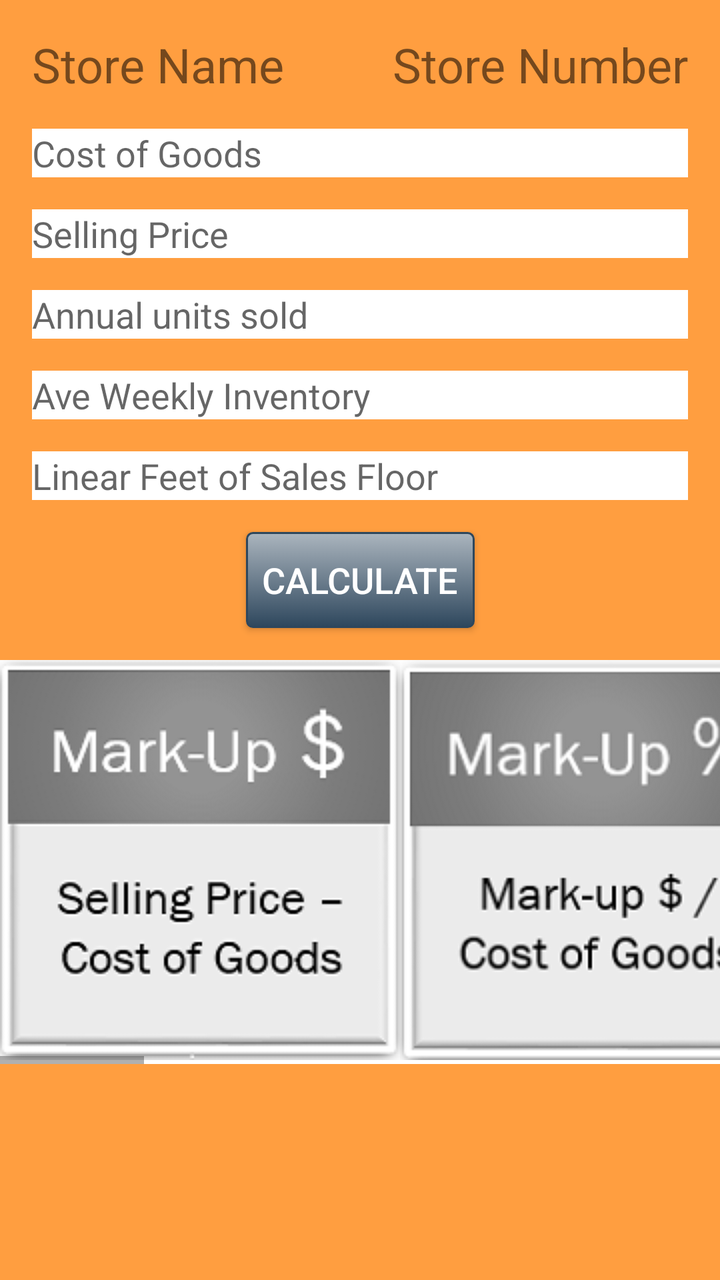
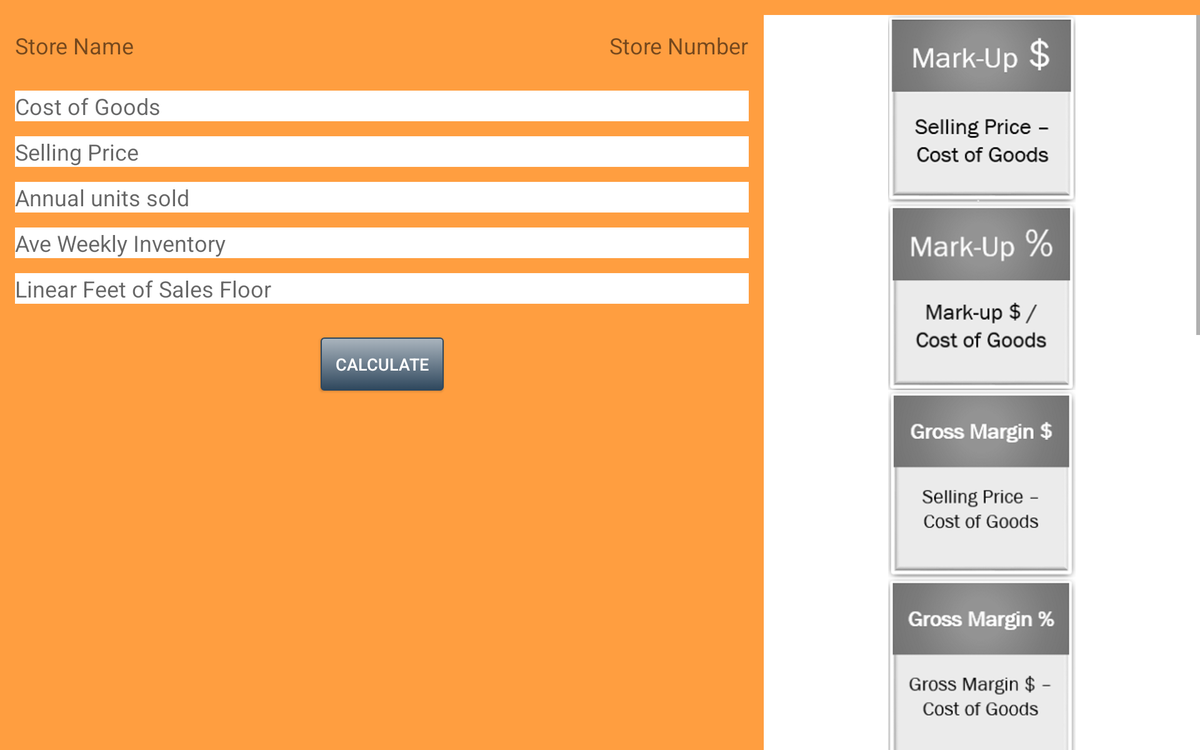

The same Android screen from two of the app's own layout files: first res/layout/ as a phone draws it, then the repository's variant for another configuration, drawn on a device whose configuration selects that folder. Both files follow.
<!-- AndroidManifest.xml: application theme AppTheme -->
<!-- res/layout/activity_store_data.xml -->
<?xml version="1.0" encoding="utf-8"?>
<android.support.constraint.ConstraintLayout xmlns:android="http://schemas.android.com/apk/res/android"
    xmlns:app="http://schemas.android.com/apk/res-auto"
    xmlns:tools="http://schemas.android.com/tools"
    android:id="@+id/storeDetailsConstraintLayout"
    android:layout_width="match_parent"
    android:layout_height="match_parent"
    android:background="@color/secondColorLight"
    tools:context="com.example.julieannmoore.retailprofitcalculator.StoreDataActivity">

    <TextView
        android:id="@+id/storeNameTextView2"
        android:layout_width="0dp"
        android:layout_height="wrap_content"
        android:layout_marginEnd="8dp"
        android:layout_marginLeft="16dp"
        android:layout_marginRight="8dp"
        android:layout_marginStart="16dp"
        android:layout_marginTop="16dp"
        android:text="@string/store_name"
        android:textSize="24sp"
        app:layout_constraintEnd_toStartOf="@+id/storeNumberTextView2"
        app:layout_constraintStart_toStartOf="parent"
        app:layout_constraintTop_toTopOf="parent" />

    <TextView
        android:id="@+id/storeNumberTextView2"
        android:layout_width="0dp"
        android:layout_height="wrap_content"
        android:layout_marginEnd="16dp"
        android:layout_marginRight="16dp"
        android:layout_marginTop="16dp"
        android:text="@string/store_number"
        android:textSize="24sp"
        app:layout_constraintEnd_toEndOf="parent"
        app:layout_constraintTop_toTopOf="parent" />


    <EditText
        android:id="@+id/costOfGoodsEditText"
        android:layout_width="0dp"
        android:layout_height="wrap_content"
        android:layout_marginStart="16dp"
        android:layout_marginLeft="16dp"
        android:layout_marginEnd="16dp"
        android:layout_marginRight="16dp"
        android:layout_marginTop="16dp"
        android:background="#FFFFFF"
        android:hint="@string/cost_of_goods"
        android:textSize="18sp"
        app:layout_constraintStart_toStartOf="parent"
        app:layout_constraintEnd_toEndOf="parent"
        app:layout_constraintTop_toBottomOf="@id/storeNameTextView2" />

    <EditText
        android:id="@+id/sellingPriceEditText"
        android:layout_width="0dp"
        android:layout_height="wrap_content"
        android:layout_marginStart="16dp"
        android:layout_marginLeft="16dp"
        android:layout_marginEnd="16dp"
        android:layout_marginRight="16dp"
        android:layout_marginTop="16dp"
        android:background="#FFFFFF"
        android:hint="@string/selling_price"
        android:textSize="18sp"
        app:layout_constraintStart_toStartOf="parent"
        app:layout_constraintEnd_toEndOf="parent"
        app:layout_constraintTop_toBottomOf="@id/costOfGoodsEditText" />

    <EditText
        android:id="@+id/annualUnitsSoldEditText"
        android:layout_width="0dp"
        android:layout_height="wrap_content"
        android:layout_marginStart="16dp"
        android:layout_marginLeft="16dp"
        android:layout_marginEnd="16dp"
        android:layout_marginRight="16dp"
        android:layout_marginTop="16dp"
        android:background="#FFFFFF"
        android:hint="@string/annual_units_sold"
        android:textSize="18sp"
        app:layout_constraintStart_toStartOf="parent"
        app:layout_constraintEnd_toEndOf="parent"
        app:layout_constraintTop_toBottomOf="@id/sellingPriceEditText" />

    <EditText
        android:id="@+id/aveWeeklyInventoryEditText"
        android:layout_width="0dp"
        android:layout_height="wrap_content"
        android:layout_marginStart="16dp"
        android:layout_marginLeft="16dp"
        android:layout_marginEnd="16dp"
        android:layout_marginRight="16dp"
        android:layout_marginTop="16dp"
        android:background="#FFFFFF"
        android:hint="@string/ave_weekly_inventory"
        android:textSize="18sp"
        app:layout_constraintStart_toStartOf="parent"
        app:layout_constraintEnd_toEndOf="parent"
        app:layout_constraintTop_toBottomOf="@id/annualUnitsSoldEditText" />

    <EditText
        android:id="@+id/linearFtEditText"
        android:layout_width="0dp"
        android:layout_height="wrap_content"
        android:layout_marginStart="16dp"
        android:layout_marginLeft="16dp"
        android:layout_marginEnd="16dp"
        android:layout_marginRight="16dp"
        android:layout_marginTop="16dp"
        android:background="#FFFFFF"
        android:hint="@string/linear_ft_sales_floor"
        android:textSize="18sp"
        app:layout_constraintEnd_toEndOf="parent"
        app:layout_constraintStart_toStartOf="parent"
        app:layout_constraintTop_toBottomOf="@id/aveWeeklyInventoryEditText" />

    <Button
        android:id="@+id/calculateButton"
        android:layout_width="wrap_content"
        android:layout_height="wrap_content"
        android:layout_marginTop="16dp"
        android:background="@drawable/gray_button"
        android:padding="8dp"
        android:text="@string/calculate"
        android:textColor="#FFFFFF"
        android:textSize="18dp"
        app:layout_constraintEnd_toEndOf="parent"
        app:layout_constraintStart_toStartOf="parent"
        app:layout_constraintTop_toBottomOf="@id/linearFtEditText" />

    <HorizontalScrollView
        android:id="@+id/horizontalScrollView"
        android:layout_width="match_parent"
        android:layout_height="wrap_content"
        android:layout_marginTop="16dp"
        android:background="#FFFFFF"
        app:layout_constraintTop_toBottomOf="@id/calculateButton">

        <LinearLayout
            android:layout_width="match_parent"
            android:layout_height="wrap_content"
            android:orientation="horizontal">

            <ImageView
                android:id="@+id/markUpDollarsImageView"
                android:layout_width="wrap_content"
                android:layout_height="wrap_content"
                android:contentDescription="@string/mark_up_dollars"
                android:src="@drawable/mark_up_dollars" />

            <ImageView
                android:id="@+id/markUpPercentageImageView"
                android:layout_width="wrap_content"
                android:layout_height="wrap_content"
                android:contentDescription="@string/mark_up_percent"
                android:src="@drawable/mark_up_percentage" />

            <ImageView
                android:id="@+id/gmDollarsImageView"
                android:layout_width="wrap_content"
                android:layout_height="wrap_content"
                android:contentDescription="@string/gm_dollars"
                android:src="@drawable/gm_dollars" />

            <ImageView
                android:id="@+id/gmPercentageImageView"
                android:layout_width="wrap_content"
                android:layout_height="wrap_content"
                android:contentDescription="@string/gm_percent"
                android:src="@drawable/gm_percentage" />

            <ImageView
                android:id="@+id/inventoryTurnImageView"
                android:layout_width="wrap_content"
                android:layout_height="wrap_content"
                android:contentDescription="@string/inventory_turnover"
                android:src="@drawable/inventory_turn" />

            <ImageView
                android:id="@+id/weeksSupplyImageView"
                android:layout_width="wrap_content"
                android:layout_height="wrap_content"
                android:contentDescription="@string/weeks_supply_of_inventory"
                android:src="@drawable/weeks_supply" />

            <ImageView
                android:id="@+id/gmroiImageView"
                android:layout_width="wrap_content"
                android:layout_height="wrap_content"
                android:contentDescription="@string/gmroi"
                android:src="@drawable/gmroi" />

            <ImageView
                android:id="@+id/salesPerFtImageView"
                android:layout_width="wrap_content"
                android:layout_height="wrap_content"
                android:contentDescription="@string/sales_per_feet"
                android:src="@drawable/sales_per_feet" />

            <ImageView
                android:id="@+id/gmPerFtImageView"
                android:layout_width="wrap_content"
                android:layout_height="wrap_content"
                android:contentDescription="@string/gm_linear_feet"
                android:src="@drawable/gm_per_linear_ft" />
        </LinearLayout>


    </HorizontalScrollView>

</android.support.constraint.ConstraintLayout>
<!-- resources referenced by this layout -->
<resources>
  <color name="secondColorLight">#FF9E40</color>
  <!-- drawable gm_dollars: png bitmap (drawable, 15984 bytes) -->
  <!-- drawable gm_per_linear_ft: png bitmap (drawable, 18362 bytes) -->
  <!-- drawable gm_percentage: png bitmap (drawable, 16658 bytes) -->
  <!-- drawable gmroi: png bitmap (drawable, 15907 bytes) -->
  <!-- drawable gray_button (drawable) -->
  <?xml version="1.0" encoding="utf-8"?>
  <selector xmlns:android="http://schemas.android.com/apk/res/android">
      <item android:state_pressed="true" >
          <shape android:shape="rectangle"  >
              <corners android:radius="3dip" />
              <stroke android:width="1dip" android:color="#2E475D" />
              <gradient android:angle="-90" android:startColor="#c0c7ce" android:endColor="#121c25"  />
          </shape>
      </item>
      <item android:state_focused="true">
          <shape android:shape="rectangle"  >
              <corners android:radius="3dip" />
              <stroke android:width="1dip" android:color="#81909d" />
              <solid android:color="#58857e"/>
          </shape>
      </item>
      <item >
          <shape android:shape="rectangle"  >
              <corners android:radius="3dip" />
              <stroke android:width="1dip" android:color="#2E475D" />
              <gradient android:angle="-90" android:startColor="#abb5be" android:endColor="#2E475D" />
          </shape>
      </item>
  </selector>
  <!-- drawable inventory_turn: png bitmap (drawable, 10450 bytes) -->
  <!-- drawable mark_up_dollars: png bitmap (drawable, 14990 bytes) -->
  <!-- drawable mark_up_percentage: png bitmap (drawable, 16877 bytes) -->
  <!-- drawable sales_per_feet: png bitmap (drawable, 17468 bytes) -->
  <!-- drawable weeks_supply: png bitmap (drawable, 17362 bytes) -->
  <string name="annual_units_sold">Annual units sold</string>
  <string name="ave_weekly_inventory">Ave Weekly Inventory</string>
  <string name="calculate">Calculate</string>
  <string name="cost_of_goods">Cost of Goods</string>
  <string name="gm_dollars">Gross Margin $</string>
  <string name="gm_linear_feet">Gross Margin $ Per Linear Feet</string>
  <string name="gm_percent">Gross Margin %</string>
  <string name="gmroi">GMROI</string>
  <string name="inventory_turnover">Inventory Turnover</string>
  <string name="linear_ft_sales_floor">Linear Feet of Sales Floor</string>
  <string name="mark_up_dollars">Mark-Up $</string>
  <string name="mark_up_percent">Mark-Up %</string>
  <string name="sales_per_feet">Sales Per Linear Feet</string>
  <string name="selling_price">Selling Price</string>
  <string name="store_name">Store Name</string>
  <string name="store_number">Store Number</string>
  <string name="weeks_supply_of_inventory">Weeks Supply of Inventory</string>
  <style name="AppTheme" parent="Theme.AppCompat.Light.DarkActionBar">
      
          <item name="colorPrimary">@color/colorPrimary</item>
          <item name="colorPrimaryDark">@color/colorPrimaryDark</item>
          <item name="colorAccent">@color/colorAccent</item>
      </style>
  <color name="colorPrimary">#7F7F7F</color>
  <color name="colorPrimaryDark">#414141</color>
  <color name="colorAccent">#FF6D00</color>
</resources>
<!-- res/layout-xlarge/activity_store_data.xml (the repository's variant of the layout above) -->
<!-- drawn on a large tablet held sideways -->
<?xml version="1.0" encoding="utf-8"?>
<LinearLayout xmlns:android="http://schemas.android.com/apk/res/android"
    xmlns:app="http://schemas.android.com/apk/res-auto"
    xmlns:tools="http://schemas.android.com/tools"
    android:id="@+id/storeDetailsHorizontalLayout"
    android:layout_width="match_parent"
    android:layout_height="match_parent"
    android:background="@color/secondColorLight"
    tools:context="com.example.julieannmoore.retailprofitcalculator.StoreDataActivity">

    <android.support.constraint.ConstraintLayout
        android:layout_width="match_parent"
        android:layout_height="match_parent"
        android:layout_weight="1"
        android:background="@color/secondColorLight">

        <TextView
            android:id="@+id/storeNameTextView2"
            android:layout_width="0dp"
            android:layout_height="wrap_content"
            android:layout_marginEnd="8dp"
            android:layout_marginLeft="16dp"
            android:layout_marginRight="8dp"
            android:layout_marginStart="16dp"
            android:layout_marginTop="32dp"
            android:text="@string/store_name"
            android:textSize="24sp"
            app:layout_constraintEnd_toStartOf="@+id/storeNumberTextView2"
            app:layout_constraintStart_toStartOf="parent"
            app:layout_constraintTop_toTopOf="parent" />

        <TextView
            android:id="@+id/storeNumberTextView2"
            android:layout_width="0dp"
            android:layout_height="wrap_content"
            android:layout_marginEnd="16dp"
            android:layout_marginRight="16dp"
            android:layout_marginTop="32dp"
            android:text="@string/store_number"
            android:textSize="24sp"
            app:layout_constraintEnd_toEndOf="parent"
            app:layout_constraintTop_toTopOf="parent" />


        <EditText
            android:id="@+id/costOfGoodsEditText"
            android:layout_width="0dp"
            android:layout_height="wrap_content"
            android:layout_marginEnd="16dp"
            android:layout_marginLeft="16dp"
            android:layout_marginRight="16dp"
            android:layout_marginStart="16dp"
            android:layout_marginTop="32dp"
            android:background="#FFFFFF"
            android:hint="@string/cost_of_goods"
            android:textSize="24sp"
            app:layout_constraintEnd_toEndOf="parent"
            app:layout_constraintStart_toStartOf="parent"
            app:layout_constraintTop_toBottomOf="@id/storeNameTextView2" />

        <EditText
            android:id="@+id/sellingPriceEditText"
            android:layout_width="0dp"
            android:layout_height="wrap_content"
            android:layout_marginEnd="16dp"
            android:layout_marginLeft="16dp"
            android:layout_marginRight="16dp"
            android:layout_marginStart="16dp"
            android:layout_marginTop="16dp"
            android:background="#FFFFFF"
            android:hint="@string/selling_price"
            android:textSize="24sp"
            app:layout_constraintEnd_toEndOf="parent"
            app:layout_constraintStart_toStartOf="parent"
            app:layout_constraintTop_toBottomOf="@id/costOfGoodsEditText" />

        <EditText
            android:id="@+id/annualUnitsSoldEditText"
            android:layout_width="0dp"
            android:layout_height="wrap_content"
            android:layout_marginEnd="16dp"
            android:layout_marginLeft="16dp"
            android:layout_marginRight="16dp"
            android:layout_marginStart="16dp"
            android:layout_marginTop="16dp"
            android:background="#FFFFFF"
            android:hint="@string/annual_units_sold"
            android:textSize="24sp"
            app:layout_constraintEnd_toEndOf="parent"
            app:layout_constraintStart_toStartOf="parent"
            app:layout_constraintTop_toBottomOf="@id/sellingPriceEditText" />

        <EditText
            android:id="@+id/aveWeeklyInventoryEditText"
            android:layout_width="0dp"
            android:layout_height="wrap_content"
            android:layout_marginEnd="16dp"
            android:layout_marginLeft="16dp"
            android:layout_marginRight="16dp"
            android:layout_marginStart="16dp"
            android:layout_marginTop="16dp"
            android:background="#FFFFFF"
            android:hint="@string/ave_weekly_inventory"
            android:textSize="24sp"
            app:layout_constraintEnd_toEndOf="parent"
            app:layout_constraintStart_toStartOf="parent"
            app:layout_constraintTop_toBottomOf="@id/annualUnitsSoldEditText" />

        <EditText
            android:id="@+id/linearFtEditText"
            android:layout_width="0dp"
            android:layout_height="wrap_content"
            android:layout_marginEnd="16dp"
            android:layout_marginLeft="16dp"
            android:layout_marginRight="16dp"
            android:layout_marginStart="16dp"
            android:layout_marginTop="16dp"
            android:background="#FFFFFF"
            android:hint="@string/linear_ft_sales_floor"
            android:textSize="24sp"
            app:layout_constraintEnd_toEndOf="parent"
            app:layout_constraintStart_toStartOf="parent"
            app:layout_constraintTop_toBottomOf="@id/aveWeeklyInventoryEditText" />

        <Button
            android:id="@+id/calculateButton"
            android:layout_width="wrap_content"
            android:layout_height="wrap_content"
            android:layout_marginTop="36dp"
            android:background="@drawable/gray_button"
            android:padding="16dp"
            android:text="@string/calculate"
            android:textColor="#FFFFFF"
            android:textSize="18dp"
            app:layout_constraintEnd_toEndOf="parent"
            app:layout_constraintStart_toStartOf="parent"
            app:layout_constraintTop_toBottomOf="@id/linearFtEditText" />
    </android.support.constraint.ConstraintLayout>

    <ScrollView
        android:id="@+id/verticalScrollView"
        android:layout_width="match_parent"
        android:layout_height="wrap_content"
        android:layout_marginTop="16dp"
        android:layout_weight="1.75"
        android:background="#FFFFFF"
        app:layout_constraintTop_toBottomOf="@id/calculateButton">

        <LinearLayout
            android:layout_width="match_parent"
            android:layout_height="wrap_content"
            android:orientation="vertical">

            <ImageView
                android:id="@+id/markUpDollarsImageView"
                android:layout_width="wrap_content"
                android:layout_height="wrap_content"
                android:layout_gravity="center_vertical|center_horizontal"
                android:contentDescription="@string/mark_up_dollars"
                android:src="@drawable/mark_up_dollars" />

            <ImageView
                android:id="@+id/markUpPercentageImageView"
                android:layout_width="wrap_content"
                android:layout_height="wrap_content"
                android:layout_gravity="center_vertical|center_horizontal"
                android:contentDescription="@string/mark_up_percent"
                android:src="@drawable/mark_up_percentage" />

            <ImageView
                android:id="@+id/gmDollarsImageView"
                android:layout_width="wrap_content"
                android:layout_height="wrap_content"
                android:layout_gravity="center_vertical|center_horizontal"
                android:contentDescription="@string/gm_dollars"
                android:src="@drawable/gm_dollars" />

            <ImageView
                android:id="@+id/gmPercentageImageView"
                android:layout_width="wrap_content"
                android:layout_height="wrap_content"
                android:layout_gravity="center_vertical|center_horizontal"
                android:contentDescription="@string/gm_percent"
                android:src="@drawable/gm_percentage" />

            <ImageView
                android:id="@+id/inventoryTurnImageView"
                android:layout_width="wrap_content"
                android:layout_height="wrap_content"
                android:layout_gravity="center_vertical|center_horizontal"
                android:contentDescription="@string/inventory_turnover"
                android:src="@drawable/inventory_turn" />

            <ImageView
                android:id="@+id/weeksSupplyImageView"
                android:layout_width="wrap_content"
                android:layout_height="wrap_content"
                android:layout_gravity="center_vertical|center_horizontal"
                android:contentDescription="@string/weeks_supply_of_inventory"
                android:src="@drawable/weeks_supply" />

            <ImageView
                android:id="@+id/gmroiImageView"
                android:layout_width="wrap_content"
                android:layout_height="wrap_content"
                android:layout_gravity="center_vertical|center_horizontal"
                android:contentDescription="@string/gmroi"
                android:src="@drawable/gmroi" />

            <ImageView
                android:id="@+id/salesPerFtImageView"
                android:layout_width="wrap_content"
                android:layout_height="wrap_content"
                android:layout_gravity="center_vertical|center_horizontal"
                android:contentDescription="@string/sales_per_feet"
                android:src="@drawable/sales_per_feet" />

            <ImageView
                android:id="@+id/gmPerFtImageView"
                android:layout_width="wrap_content"
                android:layout_height="wrap_content"
                android:layout_gravity="center_vertical|center_horizontal"
                android:contentDescription="@string/gm_linear_feet"
                android:src="@drawable/gm_per_linear_ft" />
        </LinearLayout>


    </ScrollView>


</LinearLayout>
